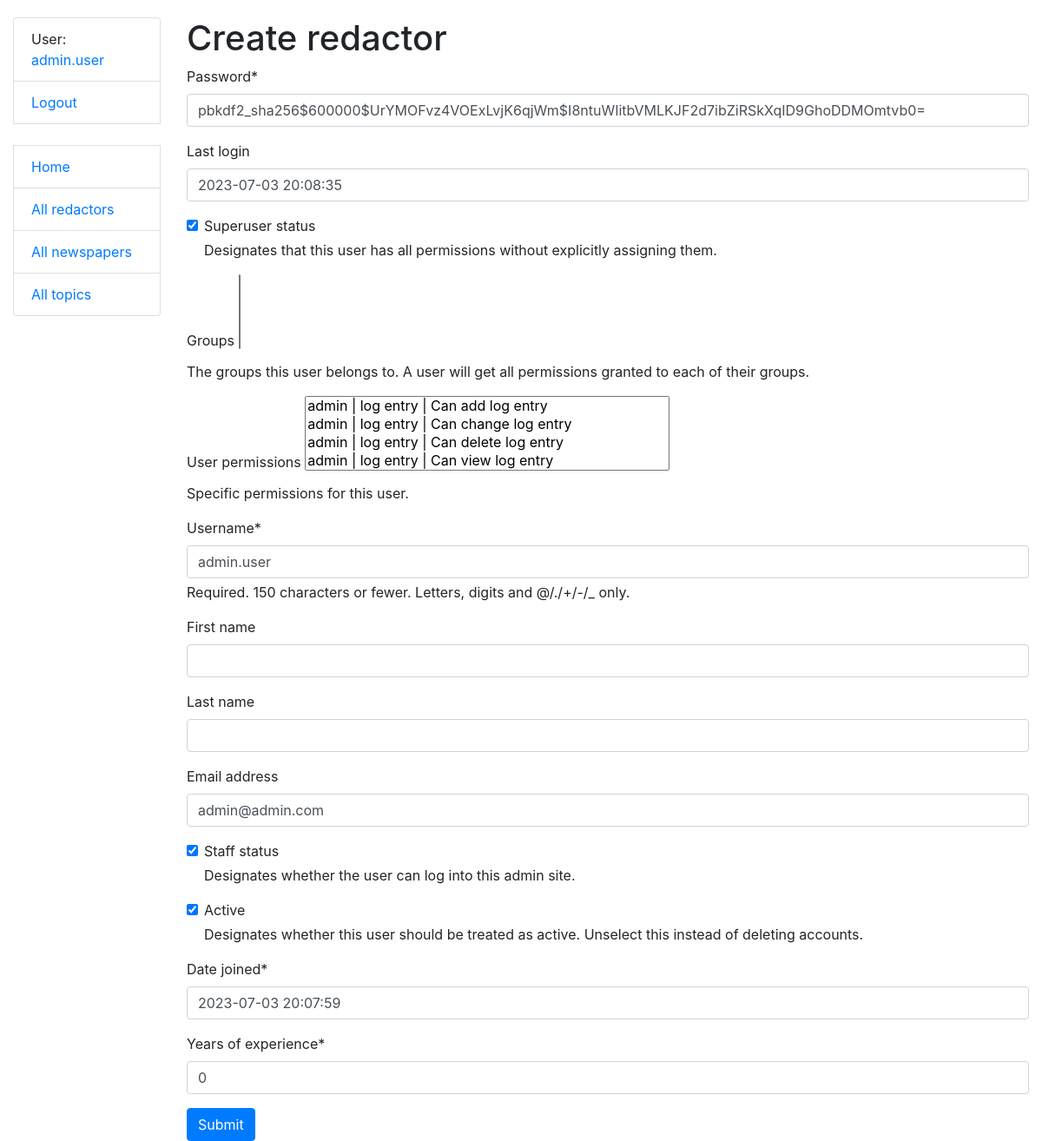
Before: /redactors/1/update/ (signed in) with the older database file.
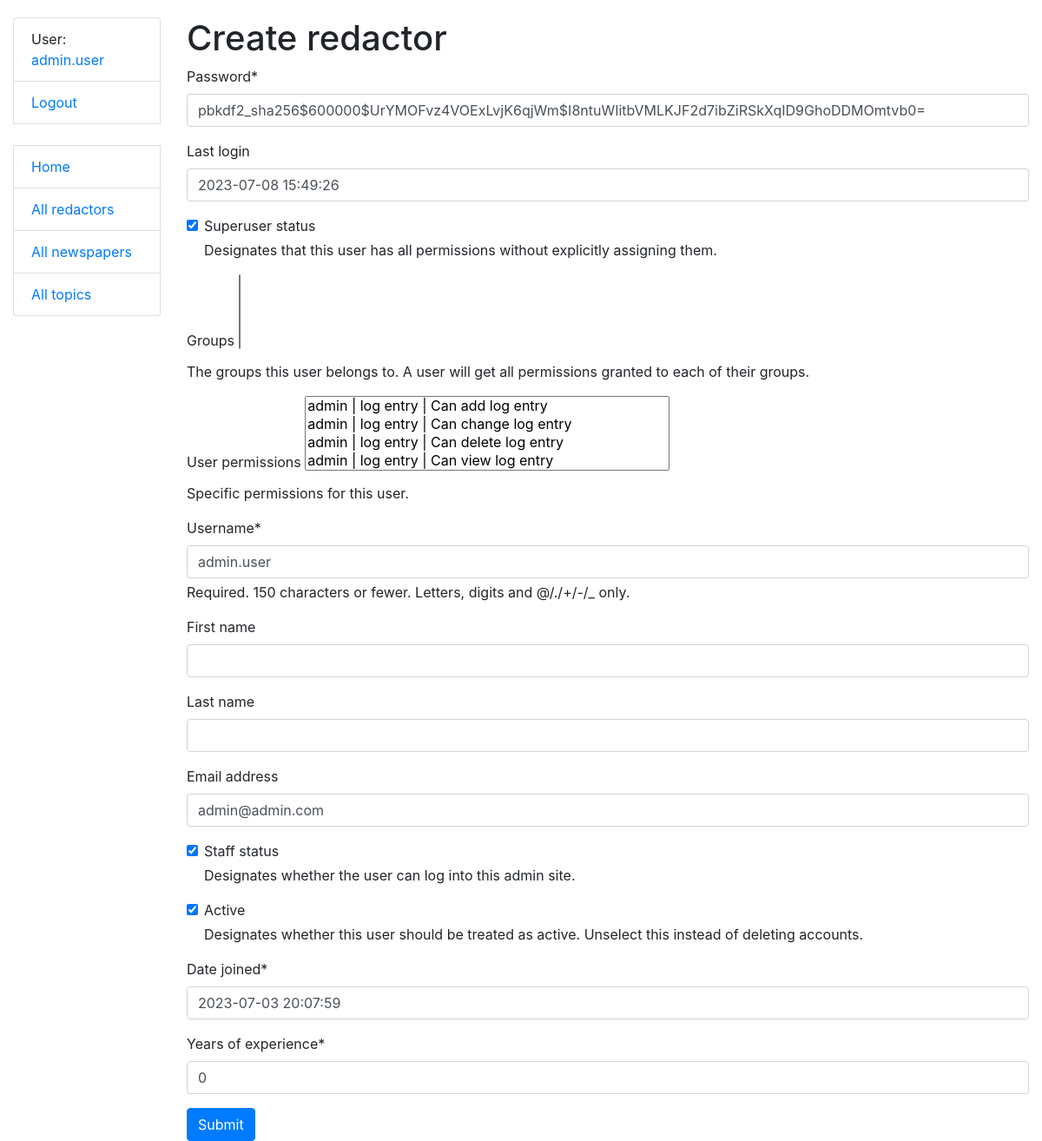
After: the same page with the newer database file.
### agency/models.py (models this page shows, shortened)
class Redactor(AbstractUser):
    years_of_experience = models.IntegerField(default=0)
    class Meta:
        verbose_name = "redactor"
        verbose_name_plural = "redactors"
    def get_absolute_url(self) -> str:
        return reverse("agency:redactor-detail", kwargs={"pk": self.pk})

### agency/views.py (the view)
class RedactorUpdateView(LoginRequiredMixin, generic.UpdateView):
    model = Redactor
    fields = "__all__"
    success_url = reverse_lazy("agency:topic-list")

### templates/agency/redactor_form.html (shortened to what this page needs)
{% extends "base.html" %}
{% load crispy_forms_tags %}
{% block content %}
  <h1>Create redactor</h1>
  <form action="" method="post" novalidate>
    {{ form|crispy }}
    <input type="submit" value="Submit" class="btn btn-primary">
  </form>
{% endblock %}

### templates/base.html (shortened to what this page needs)
<!DOCTYPE html>
<html lang="en">
<head>
    <link rel="stylesheet"
          href="https://cdn.jsdelivr.net/npm/bootstrap@4.5.3/dist/css/bootstrap.min.css"
>
    {% load static %}
    <link rel="stylesheet" href="{% static 'css/styles.css' %}">
</head>
<body>
<div class="container-fluid">
    <div class="row">
        <div class="col-sm-2">
            {% block sidebar %}
                {% include "includes/sidebar.html" %}
            {% endblock %}
        </div>
        <div class="col-sm-10 ">
            {% block content %}{% endblock %}
        </div>
    </div>
</div>
</body>
</html>

### templates/includes/sidebar.html
<ul class="sidebar-nav list-group">
  {% if user.is_authenticated %}
    <li class="list-group-item">User: <a href="{{ user.get_absolute_url }}">{{ user.get_username }}</a></li>
    <li class="list-group-item"><a href="{% url 'logout'%}?next={{request.path}}">Logout</a></li>
  {% else %}
    <li class="list-group-item"><a href="{% url 'login'%}?next={{request.path}}">Login</a></li>
  {% endif %}
  <br>
  <li class="list-group-item"><a href="{% url 'agency:index' %}">Home</a></li>
  <li class="list-group-item"><a href="{% url 'agency:redactor-list' %}">All redactors</a></li>
  <li class="list-group-item"><a href="{% url 'agency:newspaper-list' %}">All newspapers</a></li>
  <li class="list-group-item"><a href="{% url 'agency:topic-list' %}">All topics</a></li>
</ul>

### templates/includes/pagination.html (shortened to what this page needs)
{% load query_transform %}

### static/css/styles.css (style rules this page uses)
body { margin-top: 20px; }

Changed rows visible on the page:
changed Redactor "admin.user": last_login "2023-07-03 20:08:35" → "2023-07-08 15:49:26"
